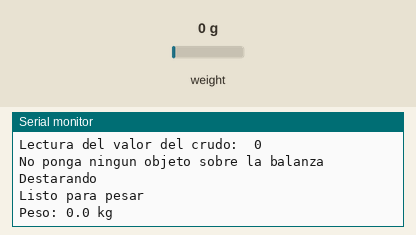
The sketch below on a simulated Arduino Uno, built with avr-gcc and run on an emulated ATmega328P. Shown: the last lines printed to the serial monitor. Inputs (shaded band) come from the test bench; at power-on: weight on the scale 0 g.

Above: at 2.6 s.
2.7 s: weight on the scale set to 27 g
At 4.0 s:
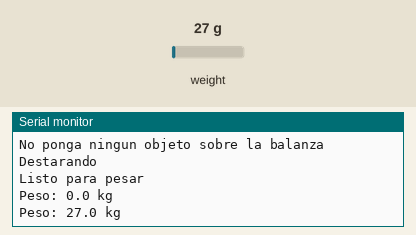
4.2 s: weight on the scale set to 33 g
At 6.7 s:
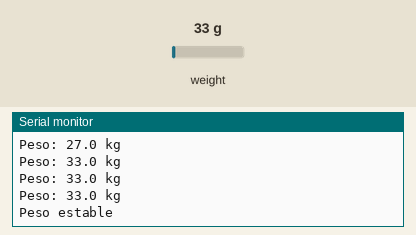
Timing chart, 0 to 8.2 s (numbered marks = the images above; inputs shaded):
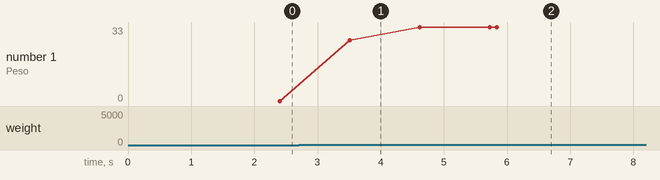

Measured:
- the behaviour switches between 30 and 31 g on weight on the scale (found by bisection; images 1 and 2)
- after the input at 2.7 s, the serial monitor: prints a new line after 0.81 s (image 1)
- after the input at 4.2 s, the serial monitor: prints a new line after 0.42 s (image 2)
- plotted number 1: 0 → 27 after the input at 2.7 s, 27 → 33 after the input at 4.2 s

The sketch:

Balanza_prueba_funcional_2.ino
```cpp
#include <SoftwareSerial.h>
#include "HX711.h"

const int DOUT_PIN = A4;
const int SCK_PIN = A5;

HX711 balanza;
SoftwareSerial BT (2, 3);

float peso = 0;
float pesoAnt;

//Parametros de configuracion
float variacion = 0.05;
unsigned int conteo = 50;
float escala = 1377;

void setup() {

  Serial.begin(9600);
  BT.begin(9600);
  balanza.begin(DOUT_PIN, SCK_PIN);

  Serial.print("Lectura del valor del crudo:  ");
  Serial.println(balanza.read());
  Serial.println("No ponga ningun objeto sobre la balanza");
  Serial.println("Destarando");

  balanza.set_scale(escala); //La escala por defecto es 1   1269//156.25c//
  delay(300);
  balanza.tare(10);  //El peso actual es considerado Tara.

  Serial.println("Listo para pesar");

}

void loop() {


  pesoAnt = peso;
  peso = balanza.get_units(10);

  Serial.print("Peso: ");
  Serial.print(peso, 1);
  Serial.println(" kg");

  BT.print("P");
  BT.print(abs(peso), 1);
  BT.println("$");

  delay(100);


  if (BT.available()) {
    char lectura = BT.read();
    switch (lectura) {
      case 'T':
        Serial.println("Destarando");
        balanza.tare(10);
        break;

      case 'M':
        menu();
        break;
    }
  }

  estable();


}

void estable() {
  unsigned int conteo1 = conteo;

  while (abs(pesoAnt - peso) <= peso * variacion && abs(peso) > 30) {

    conteo1 = conteo1 - 1;

    if (conteo1 == 0) {
      Serial.print("Peso: ");
      Serial.print(peso, 1);
      Serial.println(" kg");

      Serial.println("Peso estable");
      BT.print("E");
      BT.print(peso, 1);
      BT.println("$");
      delay (1500);

      conteo1 = conteo;
      peso = balanza.get_units(10);
    }
  }
}

void menu() {
  BT.println("MENU\n\nA. Variacion \nB. Escala \nC. Conteo \nD. Peso minimo estable");
}
```
